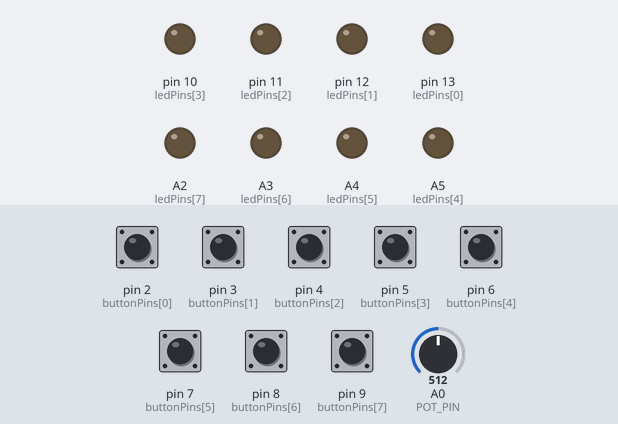
A sketch run on a simulated Arduino Uno, built with avr-gcc and run on an emulated ATmega328P. Shown: output pins drawn as LEDs (lit = HIGH). The inputs (shaded band) are chosen by the test bench; at power-on: pin 2 (buttonPins[0]), pin 3 (buttonPins[1]), pin 4 (buttonPins[2]), pin 5 (buttonPins[3]), pin 6 (buttonPins[4]), pin 7 (buttonPins[5]), pin 8 (buttonPins[6]), pin 9 (buttonPins[7]) HIGH, A0 (POT_PIN) = 512. What the sketch prints to the serial monitor is not drawn.

Above: at 1.3 s.
1.4 s: pin 2 (buttonPins[0]) pulled LOW for 0.15 s
At 1.47 s:
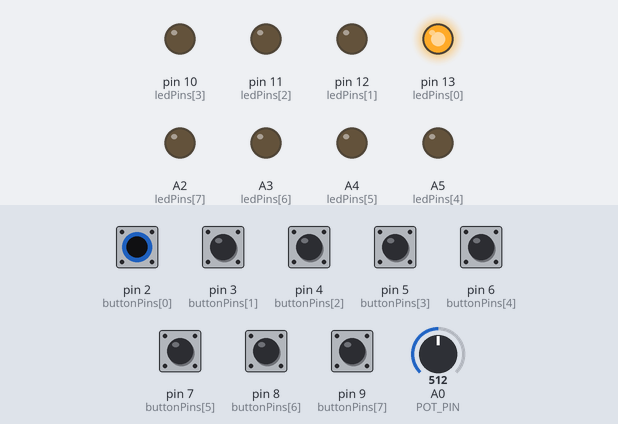
3.0 s: pin 3 (buttonPins[1]) pulled LOW for 0.15 s
At 3.07 s:
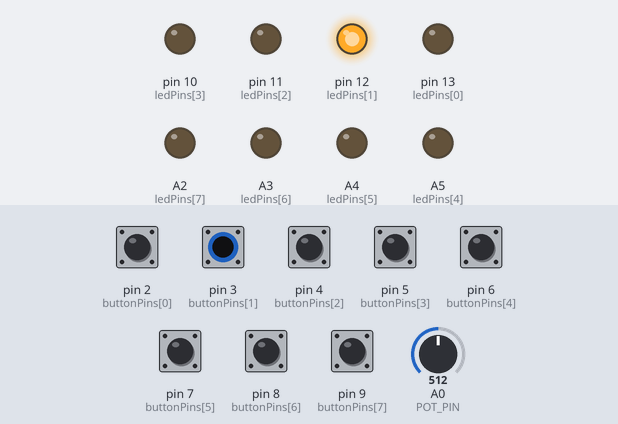
4.6 s: pin 4 (buttonPins[2]) pulled LOW for 0.15 s
At 4.67 s:
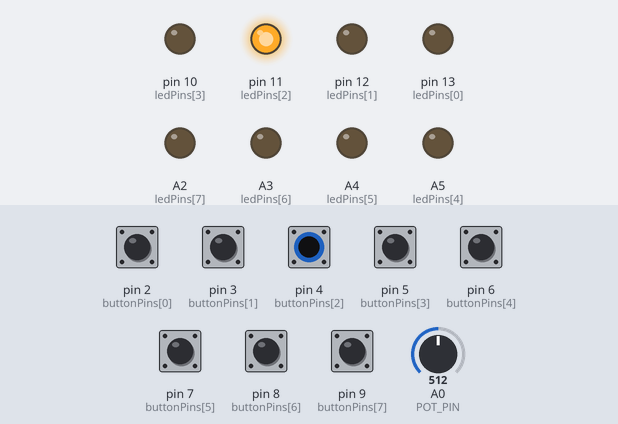
6.2 s: pin 5 (buttonPins[3]) pulled LOW for 0.15 s
At 6.27 s:
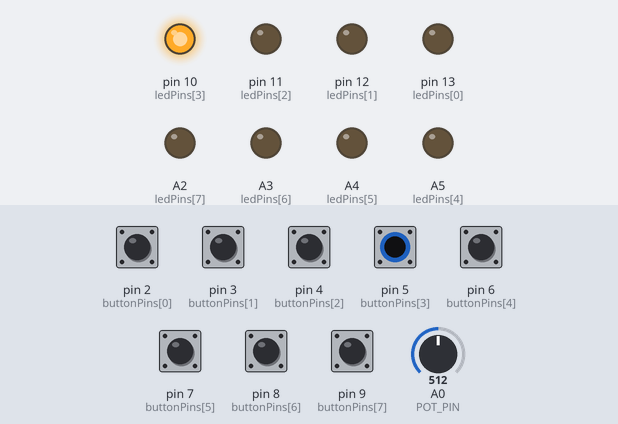
7.8 s: pin 6 (buttonPins[4]) pulled LOW for 0.15 s
At 7.87 s:
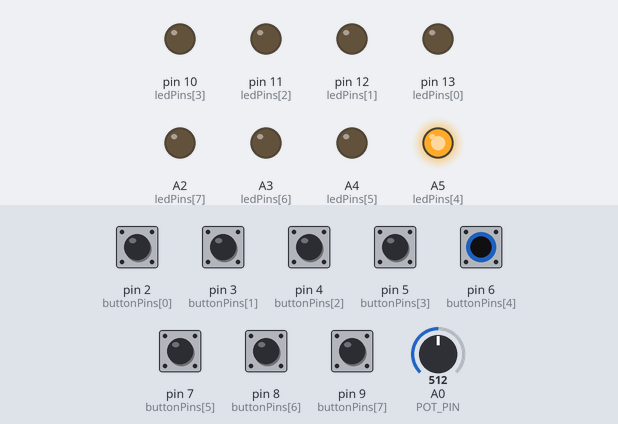
9.4 s: pin 7 (buttonPins[5]) pulled LOW for 0.15 s
At 9.47 s:
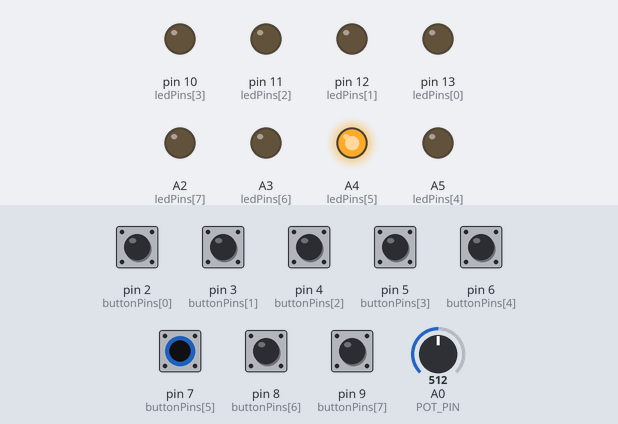
Timing chart, 0 to 12.0 s (numbered marks = the images above; inputs shaded):
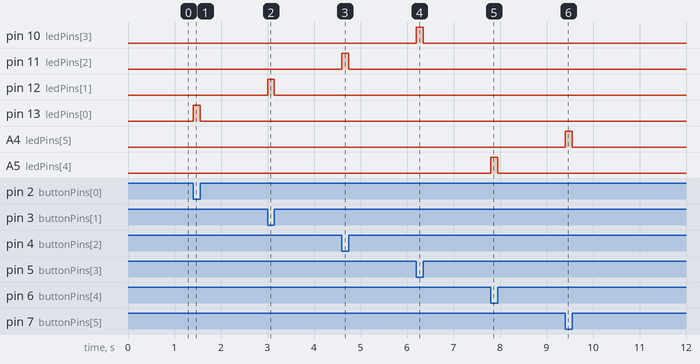

The sketch:

localmidioutput.ino
```cpp
// === 8-PAD MIDI CONTROLLER - OPTIMIZED ===

const int NUM_PADS = 8;
const int buttonPins[NUM_PADS] = {2, 3, 4, 5, 6, 7, 8, 9};
const int ledPins[NUM_PADS] = {13, 12, 11, 10, A5, A4, A3, A2};
const int midiNotes[NUM_PADS] = {60, 62, 64, 65, 67, 69, 71, 72};
const int POT_PIN = A0;
const int MIDI_CHANNEL = 0;  // Channel 1 (0-indexed)

bool lastButtonState[NUM_PADS];
bool noteOn[NUM_PADS];
const unsigned long LED_ON_MS = 80;

void setup() {
  for (int i = 0; i < NUM_PADS; i++) {
    pinMode(buttonPins[i], INPUT_PULLUP);
    pinMode(ledPins[i], OUTPUT);
    lastButtonState[i] = HIGH;
    noteOn[i] = false;
  }

  Serial.begin(31250);
  delay(100);  // Give serial time to initialize
}

void sendMIDI(byte cmd, byte data1, byte data2) {
  Serial.write(cmd);
  Serial.write(data1);
  Serial.write(data2);
  Serial.flush();  // Make sure data is sent immediately
}

void loop() {
  int pot = analogRead(POT_PIN);
  int velocity = constrain(map(pot, 0, 1023, 30, 127), 1, 127);

  for (int i = 0; i < NUM_PADS; i++) {
    bool currentState = digitalRead(buttonPins[i]);

    // Button pressed (HIGH to LOW transition)
    if (currentState == LOW && lastButtonState[i] == HIGH && !noteOn[i]) {
      noteOn[i] = true;
      digitalWrite(ledPins[i], HIGH);

      // Send Note ON
      sendMIDI(0x90 | MIDI_CHANNEL, midiNotes[i], velocity);

      delay(10);  // Small delay for debounce
    }

    // Button released (LOW to HIGH transition)
    if (currentState == HIGH && lastButtonState[i] == LOW && noteOn[i]) {
      noteOn[i] = false;
      digitalWrite(ledPins[i], LOW);

      // Send Note OFF
      sendMIDI(0x80 | MIDI_CHANNEL, midiNotes[i], 0);

      delay(10);  // Small delay for debounce
    }

    lastButtonState[i] = currentState;
  }

  delay(1);  // Small loop delay
}
```

Measured:
- after the input at 1.4 s, pin 13 (ledPins[0]): LOW → HIGH at once, → LOW 0.15 s later
- after the input at 3.0 s, pin 12 (ledPins[1]): LOW → HIGH at once, → LOW 0.15 s later
- after the input at 4.6 s, pin 11 (ledPins[2]): LOW → HIGH at once, → LOW 0.15 s later
- after the input at 6.2 s, pin 10 (ledPins[3]): LOW → HIGH at once, → LOW 0.15 s later
- after the input at 7.8 s, A5 (ledPins[4]): LOW → HIGH at once, → LOW 0.15 s later
- after the input at 9.4 s, A4 (ledPins[5]): LOW → HIGH at once, → LOW 0.15 s later
